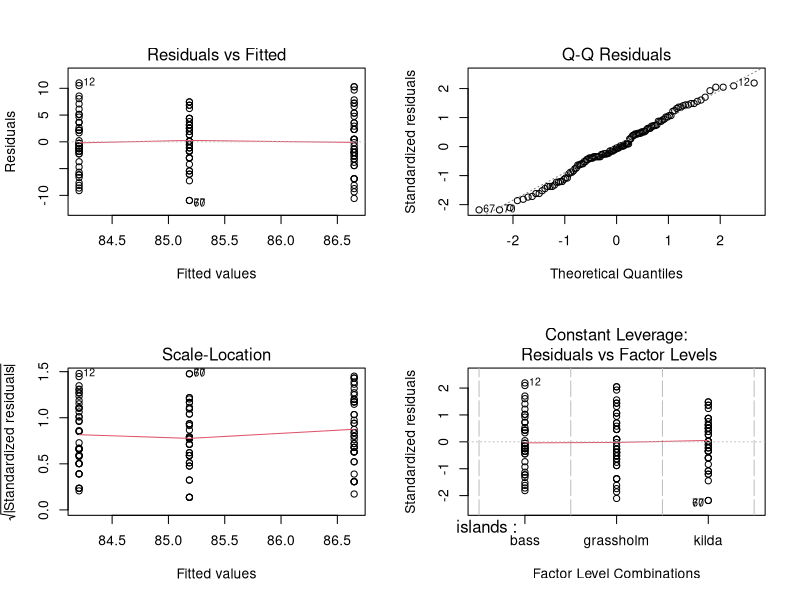
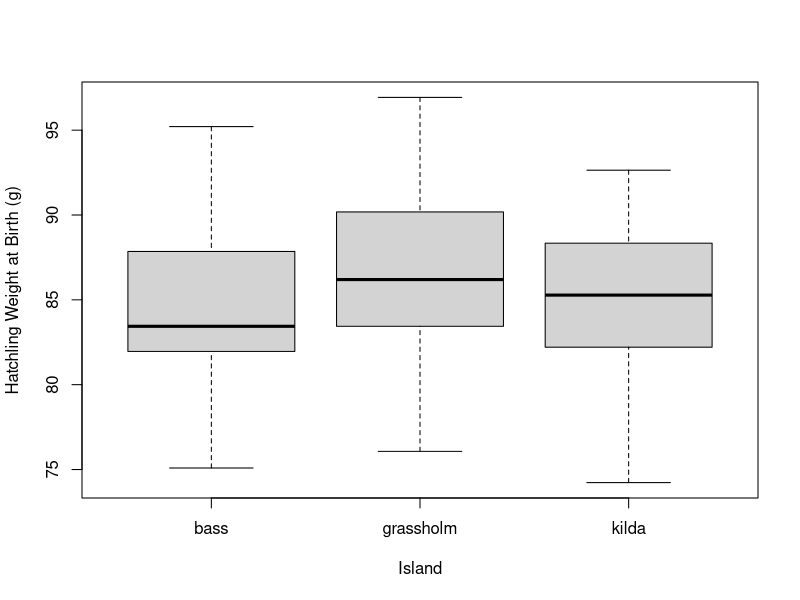
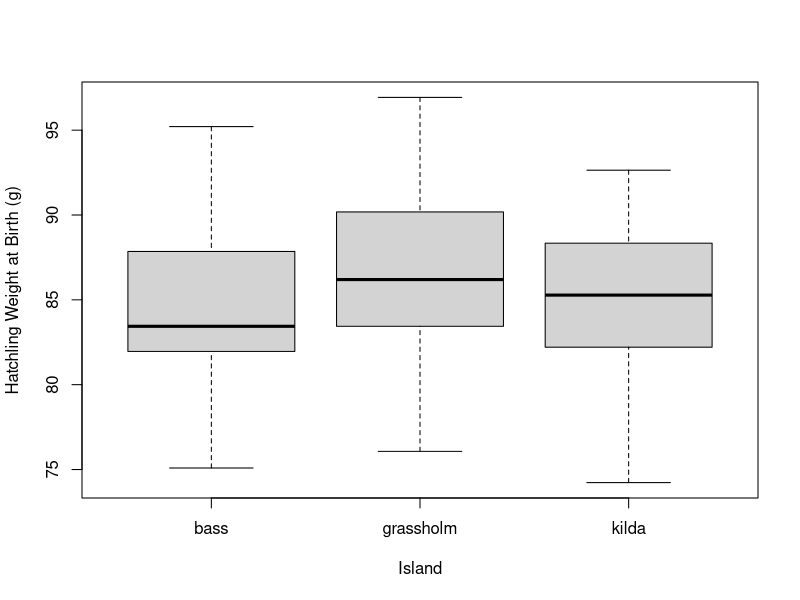
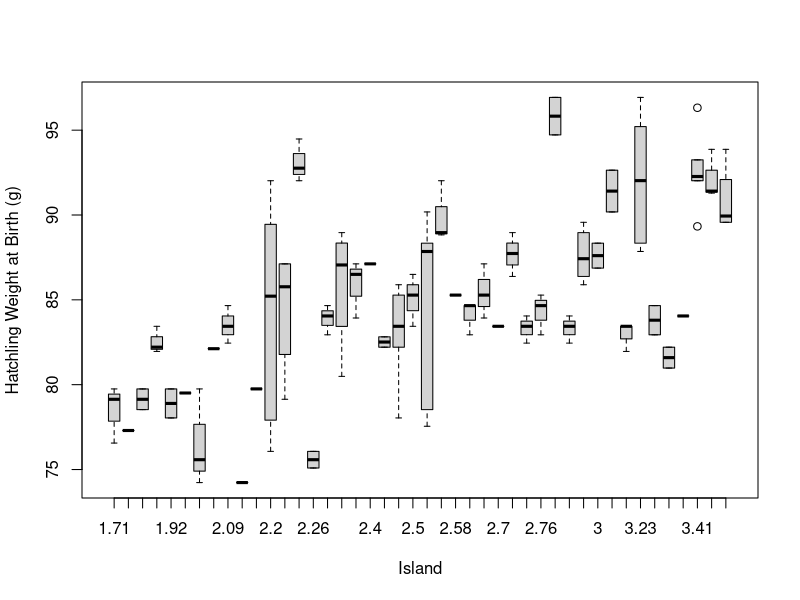
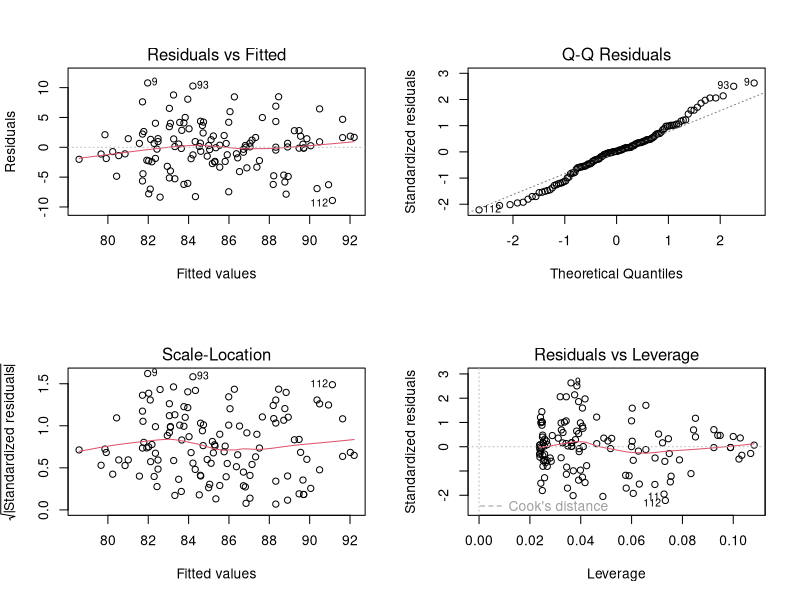
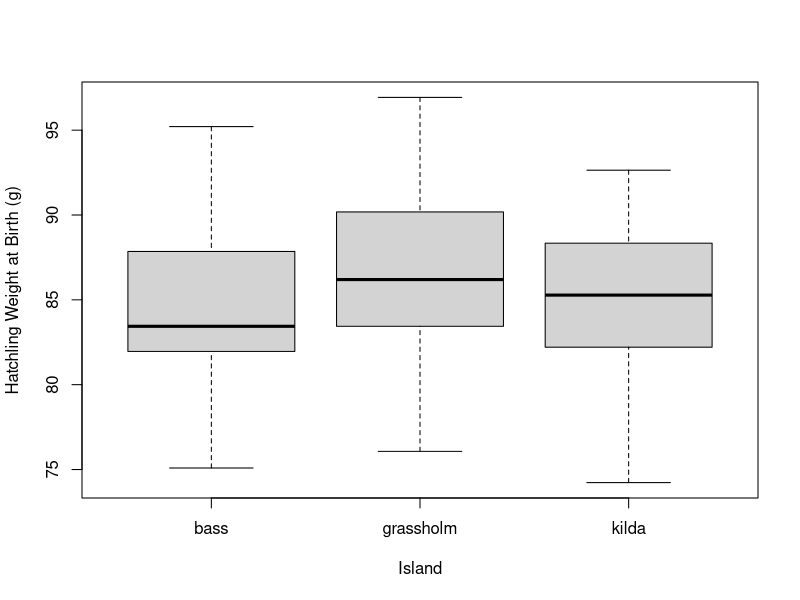
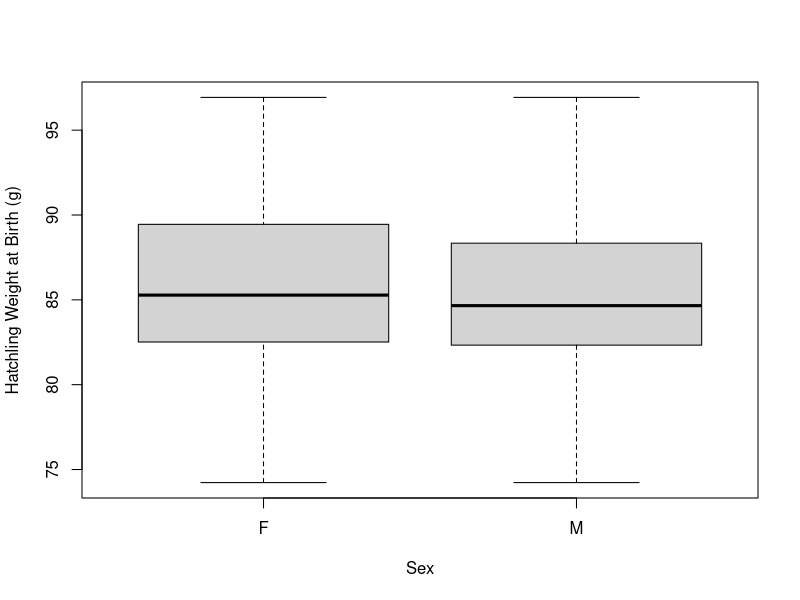
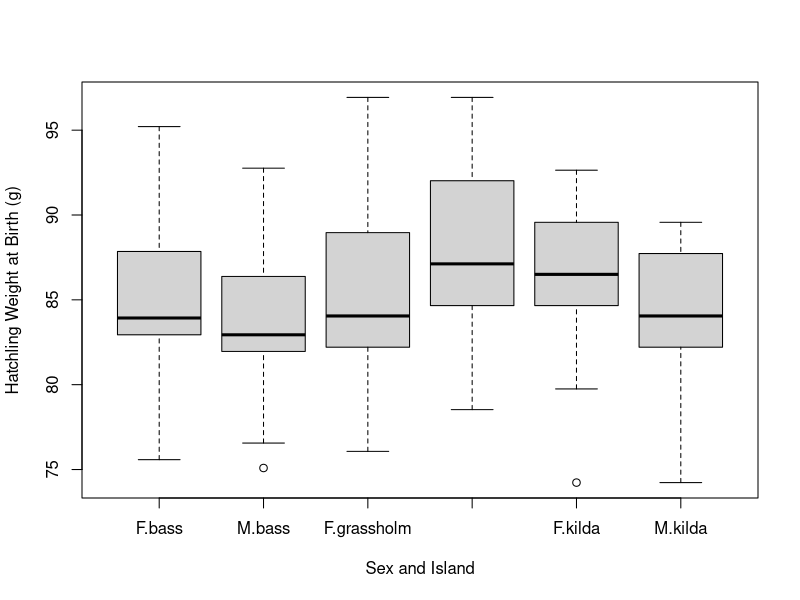

Source code (R) for these figures, in order: (Note: this script raises an error after producing the figures.)

## Assignment 3
#### Assignment 3 ####
getwd()
gannets<-read.table("gannets.txt",header=TRUE)

weightislandm = lm(hatchlingweight.g~islands, data = gannets)
par(mfrow=c(2,2))
plot(weightislandm) #diagnostic plots
summary(weightislandm)
anova(weightislandm)

#3
par(mfrow=c(1,1))
boxplot(hatchlingweight.g~islands,data=gannets, xlab = 'Island', ylab = 'Hatchling Weight at Birth (g)')
    
#part 2
    
#1
boxplot(hatchlingweight.g~islands,data=gannets, xlab = 'Island', ylab = 'Hatchling Weight at Birth (g)')
boxplot(hatchlingweight.g~adultweight.kg,data=gannets, xlab = 'Island', ylab = 'Hatchling Weight at Birth (g)')
    
gannetm<-lm(hatchlingweight.g~adultweight.kg*islands,data=gannets) #*interaction
summary(gannetm)
par(mfrow=c(2,2))
plot(gannetm)
    
anova(gannetm) # no interaction
gannetm2<-lm(hatchlingweight.g~adultweight.kg+islands,data=gannets)   #+addative
anova(gannetm,gannetm2)
anova(gannetm2)
gannetm3<-lm(hatchlingweight.g~islands,data=gannets)                   #Removing adultweight
anova(gannetm2,gannetm3)                                           #significantly difference between combined and without aadult weight
gannetm4<-lm(hatchlingweight.g~adultweight.kg,data=gannets)   #Removing island
anova(gannetm2,gannetm4)                                          #significantly different between combined and without islands
    
summary(gannetm2) # adjusted r2 higher 
summary(gannetm3)
summary(gannetm4)
anova(gannetm3)
    
predict(gannetm2, data.frame(adultweight.kg=3.2,islands='grassholm'))
    
    
    
    
#Part 3
    
par(mfrow=c(1,1))
boxplot(hatchlingweight.g~islands,data=gannets, xlab = 'Island', ylab = 'Hatchling Weight at Birth (g)')
boxplot(hatchlingweight.g~sex,data=gannets, xlab = 'Sex', ylab = 'Hatchling Weight at Birth (g)')
boxplot(hatchlingweight.g~sex*islands,data=gannets, xlab = 'Sex and Island'
        , ylab = 'Hatchling Weight at Birth (g)',cex.axis = 1)
    
gannetm5<-lm(islands~hatchlingweight.g*sex,data=gannets) #*interaction
gannetm5<-lm(hatchlingweight.g~sex*islands,data=gannets) #*interaction
summary(gannetm5) #Interaction between grassholm+sexM
par(mfrow=c(2,2))
plot(gannetm5)
anova(gannetm5) #significant interaxtiion sex:islands
  
gannetm6<-lm(hatchlingweight.g~sex+islands,data=gannets)   #+addative
summary(gannetm6) #r2 lower
anova(gannetm5,gannetm6) # significant difference in models
anova(gannetm6)
gannetm7<-lm(hatchlingweight.g~islands,data=gannets)#Removing sex
anova(gannetm6,gannetm7)                            #no significant difference between combined and without sex
gannetm8<-lm(hatchlingweight.g~sex,data=gannets)   #Removing island
anova(gannetm6,gannetm8)   #no sf diff
    
    
    
    
    